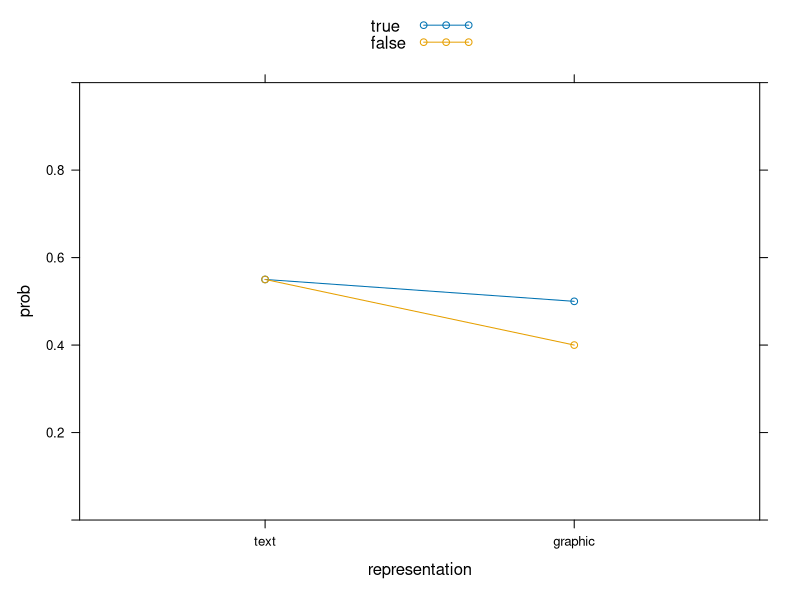

R code for this plot: (Note: a time limit stopped this script after it produced the figure.)
# Load packages
library(lme4)
library(lattice)

set.seed(1451)

# Hypothesis: 0.1 probability difference for true vs. false for graphic representation
design <- data.frame(representation = factor(rep(c("text", "graphic"), each = 2),
                                             levels = c("text", "graphic")),
                     veracity = factor(rep(c("true", "false"), 2),
                                       levels = c("true", "false")),
                     prob = c(0.55, 0.55, 0.50, 0.40))

xyplot(prob ~ representation, data = design, groups = veracity,
       type = "b", ylim = 0:1, auto.key=list(space="top"))

# Fixed effects
X <- model.matrix( ~ representation * veracity, data = design)
fix <- as.vector(solve(X) %*% qlogis(design$prob))

# Random effects (taken from previous study)
ran <- c("id.(Intercept)" = 0.5, "item.(Intercept)" = 0.3)

# Simulate data
n <- 150

dat <- data.frame(
    id              = factor(rep(1:n, each = 25)),
    item            = factor(paste(rep(1:5, each = 25), 1:25, sep = ":")),
    representation  = factor(rep(c("text", "graphic"), each = 25)),
    veracity        = factor(rep(c("true", "false"), c(15, 10)))
)

dat$representation <- relevel(dat$representation, ref = "text")
dat$veracity <- relevel(dat$veracity, ref = "true")

# Power simulation
pwrH2 <- function(sim) {
  m1 <- glmer(sim ~ representation * veracity + (1|id) + (1|item), dat,
              family = binomial)
  summary(m1)$coef["representationgraphic:veracityfalse", "Pr(>|z|)"]
}

pval <- xfun::cache_rds({
  sim <- simulate( ~ representation * veracity + (1|id) + (1|item),
                  newdata   = dat,
                  newparams = list(beta = fix, theta = ran),
                  family    = binomial,
                  nsim      = 500)
  sapply(sim, pwrH2)  # ATTENTION: Runs for quite some time!
})

# Power
mean(pval < 0.05) 
